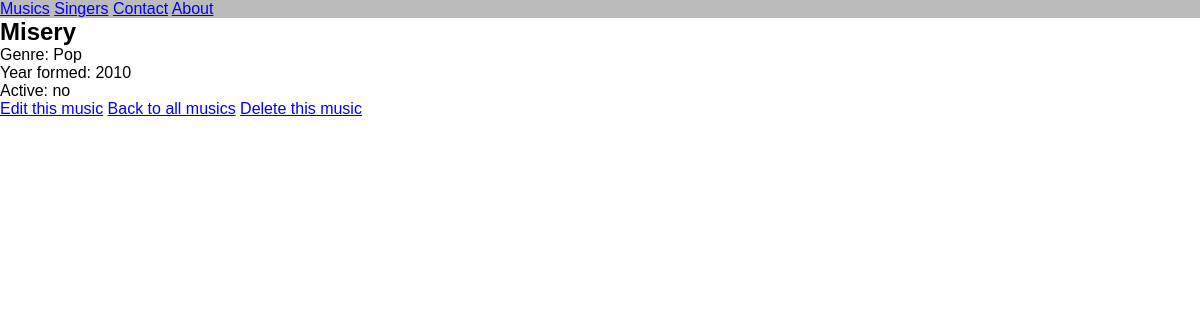
The page /music/142/ on the database its author committed.
### listings/models.py (models this page shows, shortened)
class Band(models.Model):
    class Genre(models.TextChoices):
        HIP_HOP = 'HH'
        POP = 'PO'
        INDIE_POP = 'IP'
        CONTEMPORARY_COUNTRY = 'CC'
        ALTERNATIVE_RB = 'AR'
        FOLK_POP = 'FP'
    class Type(models.TextChoices):
        RECORDS = 'REC'
        CLOTHING = 'CLOT'
        POSTERS = 'POST'
        MISCELLANEOUS = 'MIS'
    title = models.fields.CharField(max_length=200, default='')
    genre = models.fields.CharField(choices=Genre.choices, max_length=5, default='')
    year_formed = models.fields.IntegerField(validators=[MinValueValidator(1900), MaxValueValidator(2023)], default=2000)
    sold = models.fields.BooleanField(default=False)
    type = models.fields.CharField(choices=Type.choices, max_length=6, default='')
    singer = models.ForeignKey(Singers, null=True, on_delete=models.SET_NULL)

### listings/views.py (the view)
# urls.py: path('music/<int:id>/', views.music_detail, name='music-detail'),
def music_detail(request, id):
    music = Band.objects.get(id=id)
    return render(request,
                  'listings/music_detail.html',
                  {'music': music})

### listings/templates/listings/music_detail.html (shortened to what this page needs)
{% extends 'listings/base.html' %}
{% block content %}
<h2>{{ music.title }}</h2>
<ul>
 <li>Genre: {{ music.get_genre_display }}</li>
 <li>Year formed: {{ music.year_formed }}</li>
 <li>Active: {{ music.active|yesno }}</li>
</ul>
<a href="{% url 'music-change' music.id %}">Edit this music</a>
<a href="{% url 'music-list' %}">Back to all musics</a>
<a href="{% url 'music-delete' music.id %}">Delete this music</a>
{% endblock %}

### listings/static/listings/styles.css (style rules this page uses)
* { margin:0px; padding:0px; box-sizing:border-box; font-family: "Poppins", sans-serif; }

### rows shown on the page
Band: title "Misery", genre "Pop", year_formed "2010"

### other values the page prints
{{ music.active|yesno }} "no"
